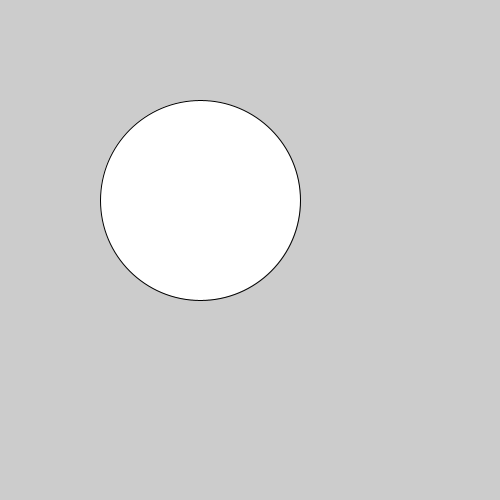
Frame 1 (no input)
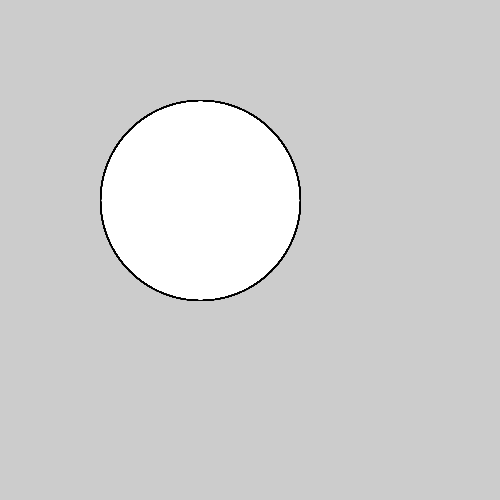
Frame 60 (the mouse pressed at the canvas centre just before this capture)
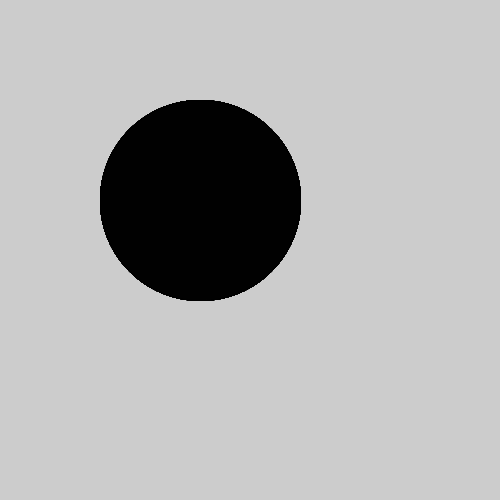
Frame 120 (the mouse held since frame 60 and released just before this capture)

The Processing sketch that drew these frames (run headless with seeded random() and noise(); from frame 60 on, the mouse is pressed at the canvas centre):

// Processing sketch: c_LogicalDot
// ── c_LogicalDot.pde

void setup() {
  
// 1. Set the size of the sketch. Make it 600 pixels square. 
  size(500, 500) ;

}

void draw() {
  
// 2. Draw an ellipse
// Run the program to make sure it works before moving on.
ellipse (200,200,200,200) ;

// 3. Change the color of the ellipse when the mouse is pressed.
//    Use the following code, but put your colors where indicated
//    Remember to use the   fill()  command to set colors.

if (mousePressed) {
 fill(1) ;
   //  put one color here 
  
} else {
  fill(2000) ;
   // put a different color here
  
}  
  
  
  
}
